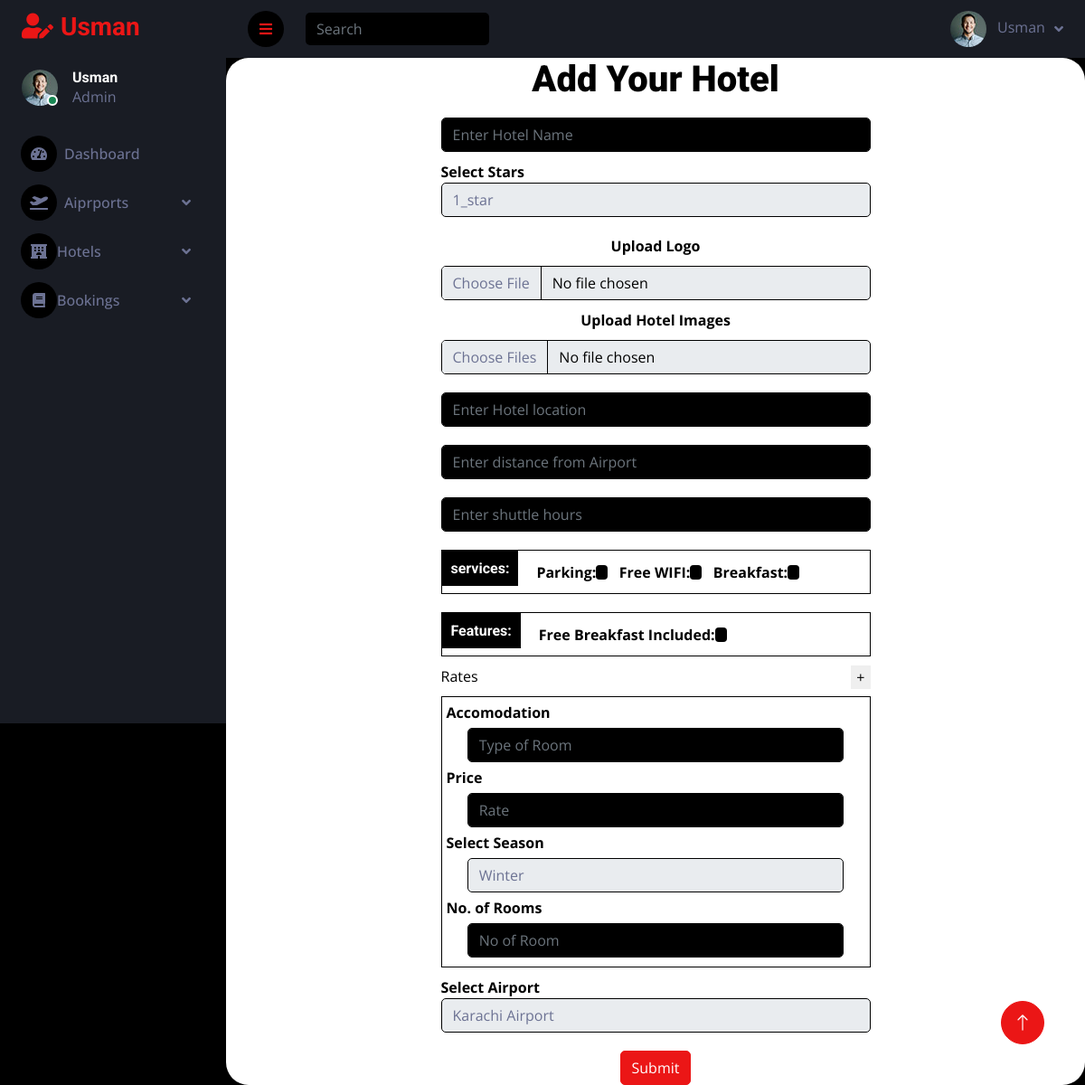
The app's page /Admin/Addhotel.php with its own data.
### tables this page shows
CREATE TABLE `services` (
  `id` int(11) NOT NULL,
  `serviceName` varchar(255) NOT NULL,
  `faIcon` varchar(200) NOT NULL
);

CREATE TABLE `features` (
  `id` int(11) NOT NULL,
  `feature` varchar(255) NOT NULL,
  `faIcon` varchar(200) NOT NULL
);

### sqlfunctions.php (called while the page is built, shortened)
<?php
function select_all($table, $connection)
{
    $select_que = "SELECT * FROM $table";
    $res = mysqli_query($connection, $select_que);
    if (mysqli_num_rows($res) > 0) {
        while ($row = mysqli_fetch_assoc($res)) {
            $data[] = $row;
        }
        return $data;
    } else {
        return false;
    }
}

### Admin/Addhotel.php (the view, shortened to what this page needs)
<?php
require_once '../sqlfunctions.php';
$services = select_all("services", $connection);
$features = select_all("features", $connection);
$airports = select_all("airports", $connection);
$seasons = select_all("seasons", $connection);
?>
<!DOCTYPE html>
<html lang="en">
<head>
    <?php require_once './include/head.php' ?>
</head>
<body>
    <div class="container-fluid position-relative d-flex p-0">
        <?php require_once './include/sidebar.php' ?>
        <div class="content">
            <?php require_once './include/navbar.php' ?>
            <form action="" method="post" class="hotel-form" enctype="multipart/form-data">
                <h1 class="form-title">Add Your Hotel</h1>
                <input type="text" class="form-control" name="name" placeholder="Enter Hotel Name">
                <div class="form-group stars">
                    <label for="my-select">Select Stars</label>
                    <select id="my-select" class="form-control" name="stars">
                        <option value="1">1_star</option>
                    </select>
                </div>
                <label for="">Upload Logo</label><input class="form-control" type="file" name="logo">
                <label for="">Upload Hotel Images</label><input class="form-control" type="file" name="multipleimages[]" multiple>
                <input type="text" class="form-control" name="location" placeholder="Enter Hotel location">
                <input type="text" class="form-control" name="distance" placeholder="Enter distance from Airport">
                <input type="text" class="form-control" name="shuttle" placeholder="Enter shuttle hours">
                <div class="check-box">
                    <h6 class="check-box-heading">services:</h6>
                    <?php if (!empty($services)) { ?>
                        <?php foreach ($services as $main) { ?>
                            <label for=""><?php echo $main["serviceName"] ?>:</label><input type="checkbox" name="services[]" class="form-check-input" id="" value="<?php echo $main["serviceName"] ?>"> &nbsp;&nbsp;&nbsp;
                        <?php } ?>
                    <?php } ?>
                </div>
                <div class="check-box">
                    <h6 class="check-box-heading">Features:</h6>
                    <?php if (!empty($features)) { ?>
                        <?php foreach ($features as $main) { ?>
                            <label for=""><?php echo $main["feature"] ?>:</label><input type="checkbox" name="features[]" class="form-check-input" id="" value="<?php echo $main["feature"] ?>"> &nbsp;&nbsp;&nbsp;
                        <?php } ?>
                    <?php } ?>
                </div>
                <div class="rate-box">
                    <div class="add">
                        <span>Rates</span><button type="button" class="Plus">+</button>
                    </div>
                    <div class="rates">
                        <label for="">Accomodation</label><input type="text" name="room[]" id="" class="form-control room" placeholder="Type of Room">
                        <label for="">Price</label><input type="text" name="rate[]" id="" class="form-control rate" placeholder="Rate">
                        <div class="form-group">
                            <label for="seasons">Select Season</label>
                            <select id="seasons" class="form-control" name="seasons[]">
                                <?php if (!empty($seasons)) { ?>
                                    <?php foreach ($seasons as $mainSeasons) { ?>
                                        <option value="<?php echo $mainSeasons["name"] ?>"><?php echo $mainSeasons["name"] ?></option>
                                    <?php } ?>
                                <?php } ?>
                            </select>
                        </div>
                        <label for="no-of-rooms">No. of Rooms</label><input type="text" name="no_of_rooms[]" id="no-of-rooms" class="form-control room" placeholder="No of Room">
                    </div>
                </div>
                <div class="airport">
                    <div class="form-group">
                        <label for="Airport">Select Airport</label>
                        <select id="Airport" class="form-control" name="airport">
                            <?php if (!empty($airports)) { ?>
                                <?php foreach ($airports as $mainAirports) { ?>
                                    <option value="<?php echo $mainAirports["Airport"] ?>"><?php echo $mainAirports["Airport"] ?></option>
                                <?php } ?>
                            <?php } ?>
                        </select>
                    </div>
                </div>
                <button class="btn btn-primary" type="submit" name="submit">Submit</button>
            </form>
        </div>
        <a href="#" class="btn btn-lg btn-primary btn-lg-square back-to-top"><i class="bi bi-arrow-up"></i></a>
    </div>
</body>
</html>

### Admin/css/style.css (style rules this page uses)
:root { --primary: #EB1616; --secondary: #191C24; --light: #6C7293; --dark: #000000; }
.back-to-top { position: fixed; display: none; right: 45px; bottom: 45px; z-index: 99; }
.btn { transition: .5s; }
.btn-lg-square { width: 48px; height: 48px; }
.btn-square, .btn-sm-square, .btn-lg-square { padding: 0; display: inline-flex; align-items: center; justify-content: center; font-weight: normal; border-radius: 50px; }
.content { margin-left: 250px; min-height: 100vh; background: var(--dark); transition: 0.5s; }
@media (min-width: 992px) { .content { width: calc(100% - 250px); } }

### Admin/Addhotel.php (style rules this page uses)
.hotel-form { background-color: white; width: 100%; display: flex; flex-direction: column; align-items: center; justify-content: center; color: black; border-radius: 25px; }
.form-title { color: black; font-weight: 900; }
.hotel-form input { margin: 10px 0px; color: white; width: 50%; }
.stars { width: 50%; margin-bottom: 20px; }
label { font-weight: bold; }
input[type=file] { color: black; }
.check-box { display: flex; flex-direction: row; flex-wrap: wrap; align-items: center; width: 50%; border: 1px solid black; margin: 10px 0px; }
.check-box-heading { background-color: black; margin-right: 20px; padding: 10px; }
.check-box input { width: 13px; }
.rate-box { width: 50%; }
.rates { width: 100%; border: 1px solid black; margin: 10px 0px; padding: 5px; }
.rates label { font-weight: bold; }
.rates input { width: 90%; margin: 5px auto; }
.rates select { width: 90%; margin: 5px auto; }
.add { width: 100%; }
.Plus { float: right; border: none; }
.airport { width: 50%; margin-bottom: 20px; }
.airport label { font-weight: bold; }

### records on screen
services: serviceName "Parking"
services: serviceName "Free WIFI"
services: serviceName "Breakfast"
features: feature "Free Breakfast Included"

### other values on screen
form field value "Winter"
form field airport "Karachi Airport"
